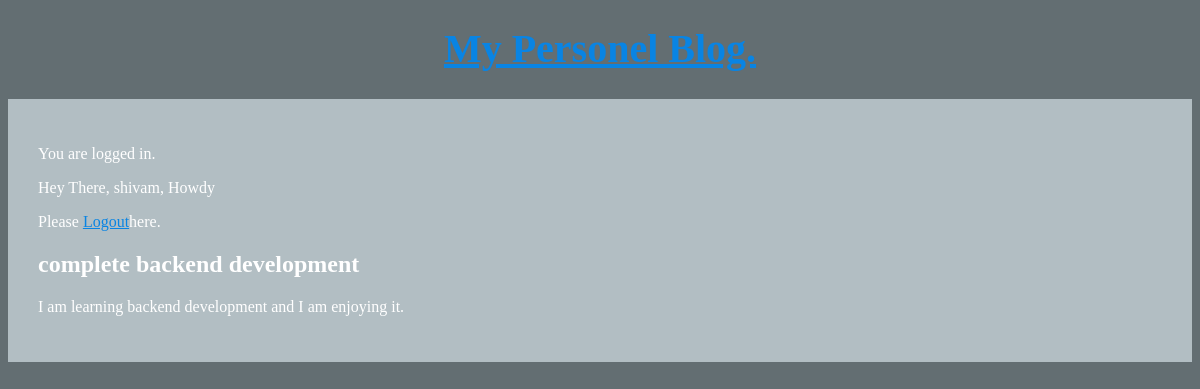
/article/1 (signed in), run on the app's committed database.
### articles/models.py (models this page shows, shortened)
class Article(models.Model):
    author = models.ForeignKey(
    'auth.user' ,
     on_delete=models.CASCADE ,
    )
    title = models.CharField(max_length = 200)
    text = models.TextField()

### articles/views.py (the view)
# urls.py: path('article/<int:pk>', views.ArticleDetailView.as_view() , name = 'article_page' )
class ArticleDetailView(DetailView):
    model = Article
    template_name = 'detail.html'
    context_object_name = 'batman'

### templates/detail.html
{% extends 'base.html' %}
{% block content %}
<div class="details">
  <h2>{{batman.title}}</h2>
  <p>{{batman.text}}</p>
</div>
{% endblock content %}

### templates/base.html (shortened to what this page needs)
{% load staticfiles %}
<!DOCTYPE html>
<html lang="en">
<head>
  <link rel="stylesheet" href="{% static 'css/basestyle.css'%}">
</head>
<body>
  <header>
    <h1><a href="/">My Personel Blog.</a></h1>
  </header>
  <div class="container">
 {% if user.is_authenticated %}
   <p>You are logged in.</p>
   <p>Hey There, {{user.username}}, Howdy</p>
   <p>Please <a href="{% url 'logout' %}">Logout</a>here.</p>
 {% else %}
   <p>You are not logged in.</p>
   <p>Please <a href="{% url 'login' %}">Login</a>here.</p>
 {% endif %}
  {% block content %}
  {% endblock content %}
  </div>
</body>
</html>

### static/css/basestyle.css (style rules this page uses)
body { background-color: #636e72; color: #FFF; }
h1 { font-size: 2.5rem; text-align: center; margin-top: 25px; }
a { color: #0984e3; }
.container { margin-top: 20px; background-color: #b2bec3; padding: 30px; }

### data on the page
Article: title "complete backend development", text "I am learning backend development and I am enjoying it."

### other printed values
{{ user.username }} "shivam"
